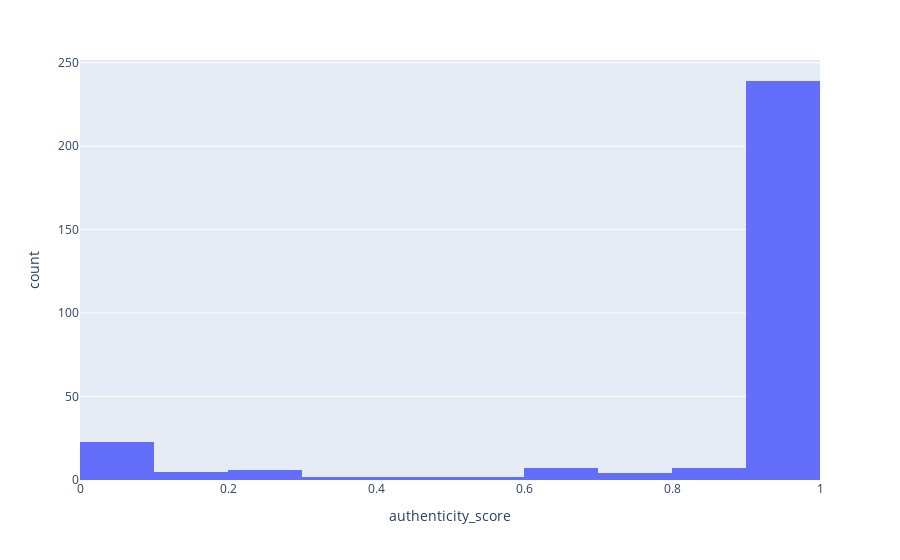

The notebook cell saved with this chart:
### Code cell
fig = px.histogram(df_1, x="authenticity_score", nbins=10)
fig.show()

### Figure 1 — Plotly figure (JSON) as saved in the notebook; plotly's stock layout.template omitted (floating-point values rounded to 4 significant figures; data arrays with more than 128 entries replaced by an {"elided": "..."} marker saying what was removed)
{"data": [{"alignmentgroup": "True", "bingroup": "x", "hovertemplate": "authenticity_score=%{x}<br>count=%{y}<extra></extra>", "legendgroup": "", "marker": {"color": "#636efa", "pattern": {"shape": ""}}, "name": "", "nbinsx": 10, "offsetgroup": "", "orientation": "v", "showlegend": false, "type": "histogram", "x": {"elided": "297 float values"}, "xaxis": "x", "yaxis": "y"}], "layout": {"autosize": true, "barmode": "relative", "legend": {"tracegroupgap": 0}, "margin": {"t": 60}, "xaxis": {"anchor": "y", "autorange": true, "domain": [0, 1], "range": [6.939e-17, 1.0], "title": {"text": "authenticity_score"}, "type": "linear"}, "yaxis": {"anchor": "x", "autorange": true, "domain": [0, 1], "range": [0, 251.6], "title": {"text": "count"}}}}
